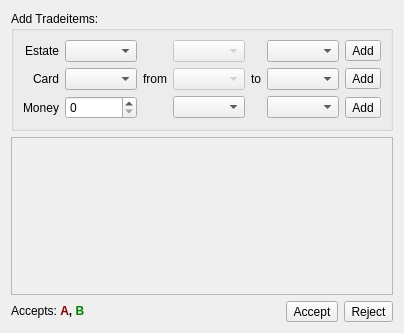
<?xml version="1.0" encoding="UTF-8"?>
<ui version="4.0">
 <class>Trade</class>
 <widget class="QWidget" name="Trade">
  <property name="geometry">
   <rect>
    <x>0</x>
    <y>0</y>
    <width>397</width>
    <height>333</height>
   </rect>
  </property>
  <property name="windowTitle">
   <string notr="true">Trade</string>
  </property>
  <property name="windowIcon">
   <iconset resource="../../../ressources.qrc">
    <normaloff>:/images/tools/trade.png</normaloff>:/images/tools/trade.png</iconset>
  </property>
  <layout class="QVBoxLayout" name="verticalLayout">
   <item>
    <widget class="QGroupBox" name="groupBox">
     <property name="title">
      <string>Add Tradeitems:</string>
     </property>
     <layout class="QHBoxLayout" name="horizontalLayout_2">
      <item>
       <layout class="QGridLayout" name="gridLayout">
        <item row="0" column="0">
         <widget class="QLabel" name="label">
          <property name="text">
           <string>Estate</string>
          </property>
          <property name="alignment">
           <set>Qt::AlignRight|Qt::AlignTrailing|Qt::AlignVCenter</set>
          </property>
         </widget>
        </item>
        <item row="1" column="0">
         <widget class="QLabel" name="label_2">
          <property name="text">
           <string>Card</string>
          </property>
          <property name="alignment">
           <set>Qt::AlignRight|Qt::AlignTrailing|Qt::AlignVCenter</set>
          </property>
         </widget>
        </item>
        <item row="2" column="0">
         <widget class="QLabel" name="label_3">
          <property name="text">
           <string>Money</string>
          </property>
          <property name="alignment">
           <set>Qt::AlignRight|Qt::AlignTrailing|Qt::AlignVCenter</set>
          </property>
         </widget>
        </item>
        <item row="0" column="1">
         <widget class="QComboBox" name="cbEstate"/>
        </item>
        <item row="1" column="1">
         <widget class="QComboBox" name="cbCard"/>
        </item>
        <item row="2" column="1">
         <widget class="QSpinBox" name="spMoney">
          <property name="maximum">
           <number>99999</number>
          </property>
         </widget>
        </item>
        <item row="1" column="2">
         <widget class="QLabel" name="label_4">
          <property name="text">
           <string>from</string>
          </property>
          <property name="alignment">
           <set>Qt::AlignCenter</set>
          </property>
         </widget>
        </item>
        <item row="1" column="3">
         <widget class="QComboBox" name="cbCardFrom">
          <property name="enabled">
           <bool>false</bool>
          </property>
         </widget>
        </item>
        <item row="0" column="3">
         <widget class="QComboBox" name="cbEstateFrom">
          <property name="enabled">
           <bool>false</bool>
          </property>
         </widget>
        </item>
        <item row="2" column="3">
         <widget class="QComboBox" name="cbMoneyFrom"/>
        </item>
        <item row="1" column="4">
         <widget class="QLabel" name="label_5">
          <property name="text">
           <string>to</string>
          </property>
          <property name="alignment">
           <set>Qt::AlignCenter</set>
          </property>
         </widget>
        </item>
        <item row="1" column="5">
         <widget class="QComboBox" name="cbCardTo"/>
        </item>
        <item row="1" column="6">
         <widget class="QToolButton" name="bAddCard">
          <property name="toolTip">
           <string>Add Trade</string>
          </property>
          <property name="text">
           <string notr="true">Add</string>
          </property>
          <property name="icon">
           <iconset resource="../../../ressources.qrc">
            <normaloff>:/images/tools/addtrade.png</normaloff>:/images/tools/addtrade.png</iconset>
          </property>
          <property name="iconSize">
           <size>
            <width>16</width>
            <height>16</height>
           </size>
          </property>
         </widget>
        </item>
        <item row="0" column="5">
         <widget class="QComboBox" name="cbEstateTo"/>
        </item>
        <item row="2" column="5">
         <widget class="QComboBox" name="cbMoneyTo"/>
        </item>
        <item row="0" column="6">
         <widget class="QToolButton" name="bAddEstate">
          <property name="toolTip">
           <string>Add Trade</string>
          </property>
          <property name="text">
           <string notr="true">Add</string>
          </property>
          <property name="icon">
           <iconset resource="../../../ressources.qrc">
            <normaloff>:/images/tools/addtrade.png</normaloff>:/images/tools/addtrade.png</iconset>
          </property>
          <property name="iconSize">
           <size>
            <width>16</width>
            <height>16</height>
           </size>
          </property>
         </widget>
        </item>
        <item row="2" column="6">
         <widget class="QToolButton" name="bAddMoney">
          <property name="toolTip">
           <string>Add Trade</string>
          </property>
          <property name="text">
           <string notr="true">Add</string>
          </property>
          <property name="icon">
           <iconset resource="../../../ressources.qrc">
            <normaloff>:/images/tools/addtrade.png</normaloff>:/images/tools/addtrade.png</iconset>
          </property>
         </widget>
        </item>
       </layout>
      </item>
      <item>
       <spacer name="horizontalSpacer_3">
        <property name="orientation">
         <enum>Qt::Horizontal</enum>
        </property>
        <property name="sizeHint" stdset="0">
         <size>
          <width>40</width>
          <height>20</height>
         </size>
        </property>
       </spacer>
      </item>
     </layout>
    </widget>
   </item>
   <item>
    <widget class="QScrollArea" name="scTrades">
     <property name="widgetResizable">
      <bool>true</bool>
     </property>
     <property name="alignment">
      <set>Qt::AlignLeading|Qt::AlignLeft|Qt::AlignTop</set>
     </property>
     <widget class="QWidget" name="scLayout">
      <property name="geometry">
       <rect>
        <x>0</x>
        <y>0</y>
        <width>383</width>
        <height>150</height>
       </rect>
      </property>
      <layout class="QVBoxLayout" name="verticalLayout_5">
       <item>
        <layout class="QVBoxLayout" name="layout">
         <item>
          <widget class="QWidget" name="anchor" native="true"/>
         </item>
         <item>
          <spacer name="verticalSpacer">
           <property name="orientation">
            <enum>Qt::Vertical</enum>
           </property>
           <property name="sizeHint" stdset="0">
            <size>
             <width>20</width>
             <height>40</height>
            </size>
           </property>
          </spacer>
         </item>
        </layout>
       </item>
      </layout>
     </widget>
    </widget>
   </item>
   <item>
    <layout class="QHBoxLayout" name="horizontalLayout">
     <property name="sizeConstraint">
      <enum>QLayout::SetDefaultConstraint</enum>
     </property>
     <item>
      <widget class="QLabel" name="lAccepts">
       <property name="sizePolicy">
        <sizepolicy hsizetype="Preferred" vsizetype="Preferred">
         <horstretch>0</horstretch>
         <verstretch>0</verstretch>
        </sizepolicy>
       </property>
       <property name="text">
        <string notr="true">Accepts: &lt;span style=&quot;font-weight:bold&quot;&gt;&lt;span style=&quot;color:#800000&quot;&gt;A&lt;/span&gt;, &lt;span style=&quot;color:#008000&quot;&gt;B&lt;/span&gt;&lt;/span&gt;</string>
       </property>
      </widget>
     </item>
     <item>
      <widget class="QToolButton" name="bAccept">
       <property name="sizePolicy">
        <sizepolicy hsizetype="Fixed" vsizetype="Fixed">
         <horstretch>0</horstretch>
         <verstretch>0</verstretch>
        </sizepolicy>
       </property>
       <property name="toolTip">
        <string>Accept Trade</string>
       </property>
       <property name="text">
        <string notr="true">Accept</string>
       </property>
       <property name="icon">
        <iconset resource="../../../ressources.qrc">
         <normaloff>:/images/tools/trade.png</normaloff>:/images/tools/trade.png</iconset>
       </property>
       <property name="iconSize">
        <size>
         <width>24</width>
         <height>24</height>
        </size>
       </property>
      </widget>
     </item>
     <item>
      <widget class="QToolButton" name="bReject">
       <property name="sizePolicy">
        <sizepolicy hsizetype="Fixed" vsizetype="Fixed">
         <horstretch>0</horstretch>
         <verstretch>0</verstretch>
        </sizepolicy>
       </property>
       <property name="toolTip">
        <string>Reject Trade</string>
       </property>
       <property name="text">
        <string notr="true">Reject</string>
       </property>
       <property name="icon">
        <iconset resource="../../../ressources.qrc">
         <normaloff>:/images/tools/reject.png</normaloff>:/images/tools/reject.png</iconset>
       </property>
       <property name="iconSize">
        <size>
         <width>24</width>
         <height>24</height>
        </size>
       </property>
      </widget>
     </item>
    </layout>
   </item>
  </layout>
 </widget>
 <resources>
  <include location="../../../ressources.qrc"/>
 </resources>
 <connections/>
</ui>
